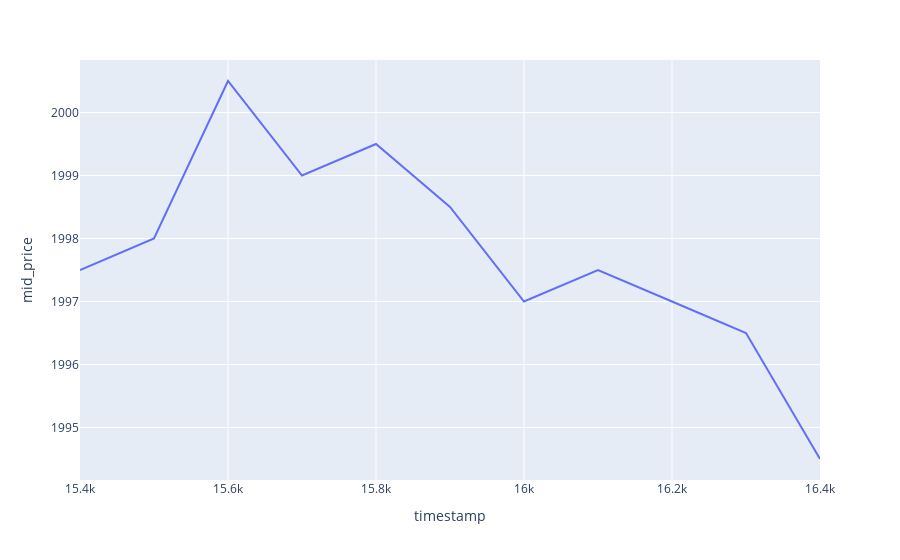

The cell this chart's notebook holds for it:
### Code cell
px.line(ink.loc[big_change_idx:big_change_idx+forward_lookup_size][cols], 'timestamp', 'mid_price')

### Figure 1 — Plotly figure (JSON) as saved in the notebook; plotly's stock layout.template omitted (floating-point values rounded to 4 significant figures)
{"data": [{"hovertemplate": "timestamp=%{x}<br>mid_price=%{y}<extra></extra>", "legendgroup": "", "line": {"color": "#636efa", "dash": "solid"}, "marker": {"symbol": "circle"}, "mode": "lines", "name": "", "orientation": "v", "showlegend": false, "type": "scatter", "x": [15400, 15500, 15600, 15700, 15800, 15900, 16000, 16100, 16200, 16300, 16400], "xaxis": "x", "y": [1998.0, 1998.0, 2000.0, 1999.0, 2000.0, 1998.0, 1997.0, 1998.0, 1997.0, 1996.0, 1994.0], "yaxis": "y"}], "layout": {"legend": {"tracegroupgap": 0}, "margin": {"t": 60}, "xaxis": {"anchor": "y", "domain": [0, 1], "title": {"text": "timestamp"}}, "yaxis": {"anchor": "x", "domain": [0, 1], "title": {"text": "mid_price"}}}}
